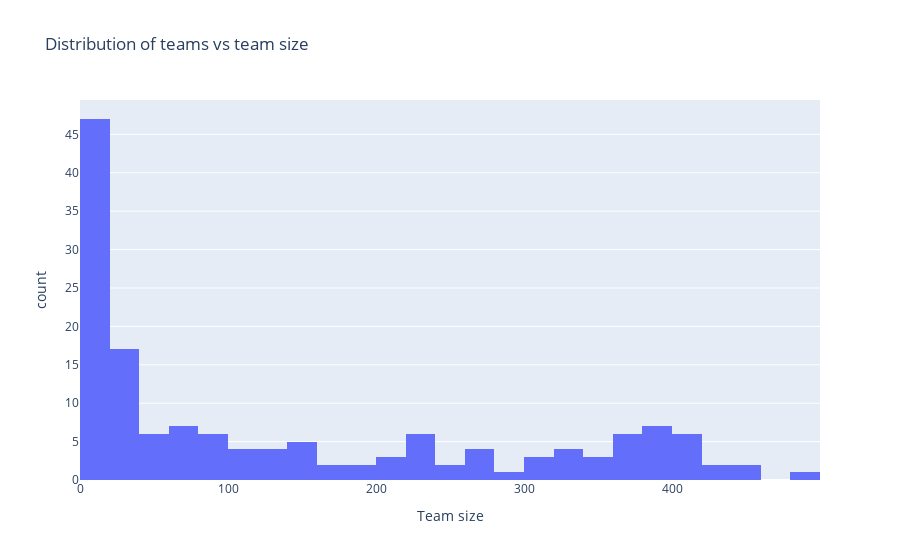

Here is the notebook cell this chart was saved with:
### Code cell
# Distribution of Team Size
fig = px.histogram(teamactivity, x="users", nbins=40,
                  labels={'count':'Teams','users':'Team size'},
                  title='Distribution of teams vs team size')
fig.show()

### Figure 1 — Plotly figure (JSON) as saved in the notebook; plotly's stock layout.template omitted (floating-point values rounded to 4 significant figures; data arrays with more than 128 entries replaced by an {"elided": "..."} marker saying what was removed)
{"data": [{"alignmentgroup": "True", "bingroup": "x", "hoverlabel": {"namelength": 0}, "hovertemplate": "Team size=%{x}<br>count=%{y}", "legendgroup": "", "marker": {"color": "#636efa"}, "name": "", "nbinsx": 40, "offsetgroup": "", "orientation": "v", "showlegend": false, "type": "histogram", "x": {"elided": "150 int values"}, "xaxis": "x", "yaxis": "y"}], "layout": {"autosize": true, "barmode": "relative", "legend": {"tracegroupgap": 0}, "title": {"text": "Distribution of teams vs team size"}, "xaxis": {"anchor": "y", "autorange": true, "domain": [0, 1], "range": [-0.5, 499.5], "title": {"text": "Team size"}, "type": "linear"}, "yaxis": {"anchor": "x", "autorange": true, "domain": [0, 1], "range": [0, 49.47], "title": {"text": "count"}}}}
